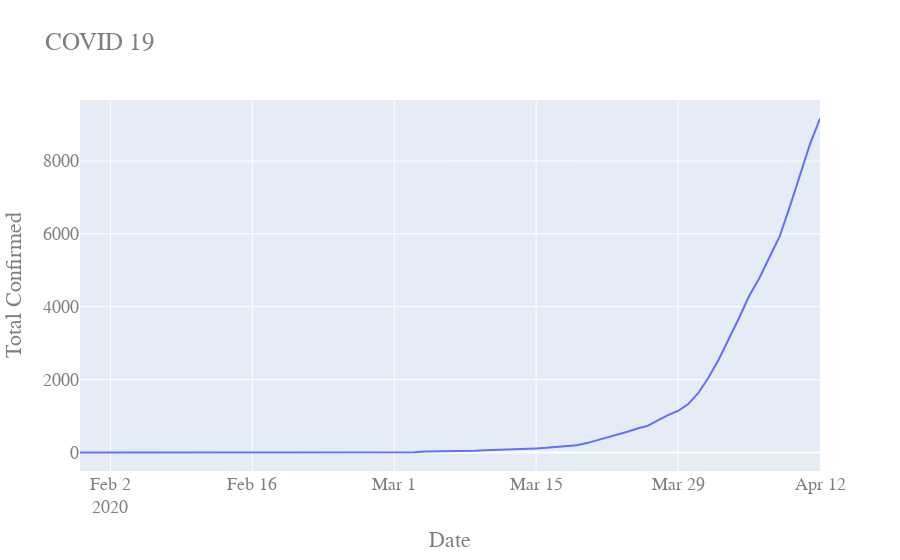

The cell this chart's notebook holds for it:
### Code cell
fig  = go.Figure()

fig.add_trace(go.Scatter(
    x=df['Date'][0:74],
    y=df['Total Confirmed'],
    name="Total Confirmed"       # this sets its legend entry
))

fig.update_layout(
    title="COVID 19",
    xaxis_title="Date",
    yaxis_title="Total Confirmed",
    font=dict(
        family="Courier New, monospace",
        size=18,
        color="#7f7f7f"
    )
)

fig.show()

### Figure 1 — Plotly figure (JSON) as saved in the notebook; plotly's stock layout.template omitted (floating-point values rounded to 4 significant figures)
{"data": [{"name": "Total Confirmed", "type": "scatter", "x": ["2020-01-30T00:00:00", "2020-01-31T00:00:00", "2020-02-01T00:00:00", "2020-02-02T00:00:00", "2020-02-03T00:00:00", "2020-02-04T00:00:00", "2020-02-05T00:00:00", "2020-02-06T00:00:00", "2020-02-07T00:00:00", "2020-02-08T00:00:00", "2020-02-09T00:00:00", "2020-02-10T00:00:00", "2020-02-11T00:00:00", "2020-02-12T00:00:00", "2020-02-13T00:00:00", "2020-02-14T00:00:00", "2020-02-15T00:00:00", "2020-02-16T00:00:00", "2020-02-17T00:00:00", "2020-02-18T00:00:00", "2020-02-19T00:00:00", "2020-02-20T00:00:00", "2020-02-21T00:00:00", "2020-02-22T00:00:00", "2020-02-23T00:00:00", "2020-02-24T00:00:00", "2020-02-25T00:00:00", "2020-02-26T00:00:00", "2020-02-27T00:00:00", "2020-02-28T00:00:00", "2020-02-29T00:00:00", "2020-03-01T00:00:00", "2020-03-02T00:00:00", "2020-03-03T00:00:00", "2020-03-04T00:00:00", "2020-03-05T00:00:00", "2020-03-06T00:00:00", "2020-03-07T00:00:00", "2020-03-08T00:00:00", "2020-03-09T00:00:00", "2020-03-10T00:00:00", "2020-03-11T00:00:00", "2020-03-12T00:00:00", "2020-03-13T00:00:00", "2020-03-14T00:00:00", "2020-03-15T00:00:00", "2020-03-16T00:00:00", "2020-03-17T00:00:00", "2020-03-18T00:00:00", "2020-03-19T00:00:00", "2020-03-20T00:00:00", "2020-03-21T00:00:00", "2020-03-22T00:00:00", "2020-03-23T00:00:00", "2020-03-24T00:00:00", "2020-03-25T00:00:00", "2020-03-26T00:00:00", "2020-03-27T00:00:00", "2020-03-28T00:00:00", "2020-03-29T00:00:00", "2020-03-30T00:00:00", "2020-03-31T00:00:00", "2020-04-01T00:00:00", "2020-04-02T00:00:00", "2020-04-03T00:00:00", "2020-04-04T00:00:00", "2020-04-05T00:00:00", "2020-04-06T00:00:00", "2020-04-07T00:00:00", "2020-04-08T00:00:00", "2020-04-09T00:00:00", "2020-04-10T00:00:00", "2020-04-11T00:00:00", "2020-04-12T00:00:00"], "y": [1, 1, 1, 2, 3, 3, 3, 3, 3, 3, 3, 3, 3, 3, 3, 3, 3, 3, 3, 3, 3, 3, 3, 3, 3, 3, 3, 3, 3, 3, 3, 3, 5, 6, 28, 30, 31, 34, 39, 48, 63, 70, 82, 91, 107, 112, 127, 146, 171, 198, 258, 334, 403, 497, 571, 657, 730, 883, 1024, 1139, 1329, 1635, 2059, 2545, 3105, 3684, 4289, 4778, 5351, 5916, 6728, 7599, 8453, 9167, null, null, null, null, null, null, null, null, null, null, null, null, null, null, null, null, null, null, null, null, null, null, null, null, null, null, null, null, null, null, null, null, null, null, null, null, null, null, null, null, null, null, null, null, null, null, null, null, null]}], "layout": {"font": {"color": "#7f7f7f", "family": "Courier New, monospace", "size": 18}, "title": {"text": "COVID 19"}, "xaxis": {"title": {"text": "Date"}}, "yaxis": {"title": {"text": "Total Confirmed"}}}}
